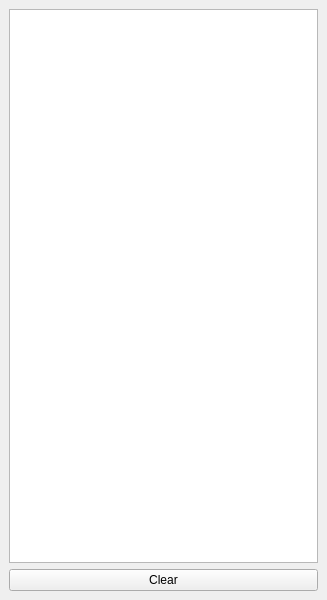
<?xml version="1.0" encoding="UTF-8"?>
<ui version="4.0">
 <class>MainWindow</class>
 <widget class="QMainWindow" name="YOU'RE PRETTY GOOD">
  <property name="geometry">
   <rect>
    <x>0</x>
    <y>0</y>
    <width>327</width>
    <height>600</height>
   </rect>
  </property>
  <property name="windowTitle">
   <string>MainWindow</string>
  </property>
  <widget class="QWidget" name="centralwidget">
   <layout class="QVBoxLayout" name="verticalLayout">
    <item>
     <widget class="QTableWidget" name="tableWidget"/>
    </item>
    <item>
     <widget class="QPushButton" name="pushButton_2">
      <property name="text">
       <string>Clear</string>
      </property>
     </widget>
    </item>
   </layout>
  </widget>
 </widget>
 <resources/>
 <connections/>
</ui>
